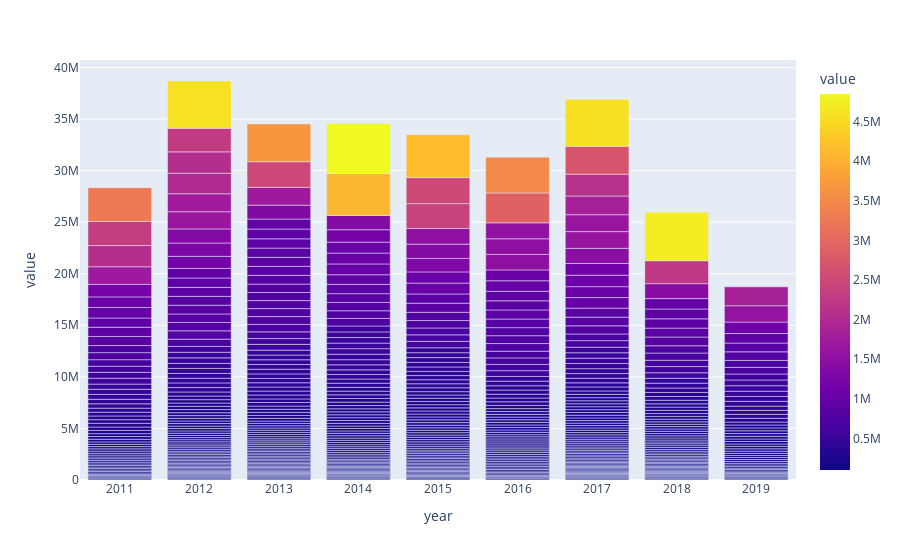

Notebook source saved alongside this figure:
### Code cell
fig = px.bar(map_test4, x="year", y="value",barmode='group',hover_data=['par_countries','item', 'value', 'element'], color="value", labels=())

fig["layout"].pop("updatemenus")
fig.show()

### Figure 1 — Plotly figure (JSON) as saved in the notebook; plotly's stock layout.template omitted (floating-point values rounded to 4 significant figures; data arrays with more than 128 entries replaced by an {"elided": "..."} marker saying what was removed)
{"data": [{"alignmentgroup": "True", "customdata": {"elided": "583x3 str values"}, "hovertemplate": "year=%{x}<br>value=%{marker.color}<br>par_countries=%{customdata[0]}<br>item=%{customdata[1]}<br>element=%{customdata[2]}<extra></extra>", "legendgroup": "", "marker": {"color": {"elided": "583 int values"}, "coloraxis": "coloraxis", "pattern": {"shape": ""}}, "name": "", "offsetgroup": "", "orientation": "v", "showlegend": false, "textposition": "auto", "type": "bar", "x": {"elided": "583 int values"}, "xaxis": "x", "y": {"elided": "583 int values"}, "yaxis": "y"}], "layout": {"barmode": "group", "coloraxis": {"colorbar": {"title": {"text": "value"}}, "colorscale": [[0, "#0d0887"], [0.1111, "#46039f"], [0.2222, "#7201a8"], [0.3333, "#9c179e"], [0.4444, "#bd3786"], [0.5556, "#d8576b"], [0.6667, "#ed7953"], [0.7778, "#fb9f3a"], [0.8889, "#fdca26"], [1, "#f0f921"]]}, "legend": {"tracegroupgap": 0}, "margin": {"t": 60}, "xaxis": {"anchor": "y", "domain": [0, 1], "title": {"text": "year"}}, "yaxis": {"anchor": "x", "domain": [0, 1], "title": {"text": "value"}}}}
